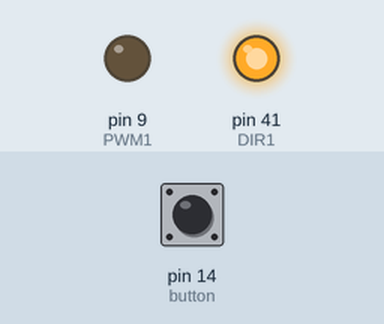
Simulated run of this sketch. Board: Arduino Mega 2560, built with avr-gcc and run on an emulated ATmega2560. Shown: output pins drawn as LEDs (lit = HIGH). The inputs (shaded band) are chosen by the test bench; at power-on: pin 14 (button) LOW.

Above: at 1.2 s.
1.3 s: pin 14 (button) pulled HIGH for 0.15 s
At 1.8 s:
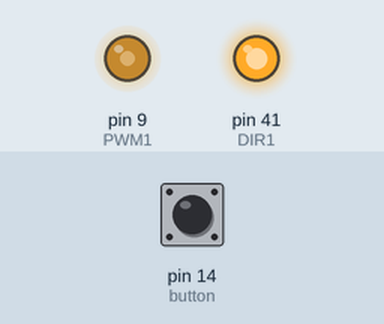
2.9 s: pin 14 (button) pulled HIGH for 1 s
At 4.2 s:
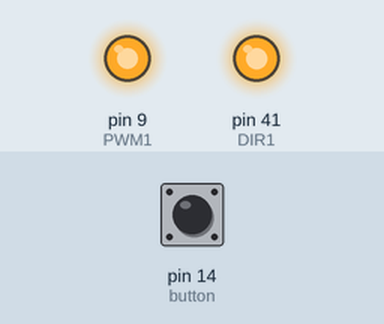
Timing chart, 0 to 5.9 s (numbered marks = the images above; inputs shaded):
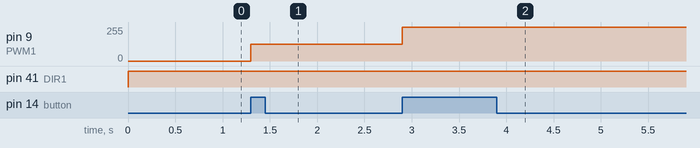

The sketch:

HW9_2.ino
```cpp
int DIR1 = 41;
int PWM1 = 9;
int button = 14;

void setup() {
  // put your setup code here, to run once:
  Serial.begin(9600);
  pinMode(DIR1, OUTPUT);
  pinMode(PWM1, OUTPUT);
  pinMode(button, INPUT);
}

bool bef_but = 0, now_but = 0;
int pwm_value = 0;
void loop() {
  bef_but = now_but;
  now_but = digitalRead(button);
  if (bef_but != now_but and now_but == 1)
  {
    pwm_value += 127;
    if (pwm_value > 255)
      pwm_value = 0;
  }

  digitalWrite(DIR1, HIGH);
  analogWrite(PWM1, pwm_value);
}
```

Measured:
- after the input at 1.3 s, pin 9 (PWM1): 0/255 → 127/255 at once
- after the input at 2.9 s, pin 9 (PWM1): 127/255 → 254/255 at once
